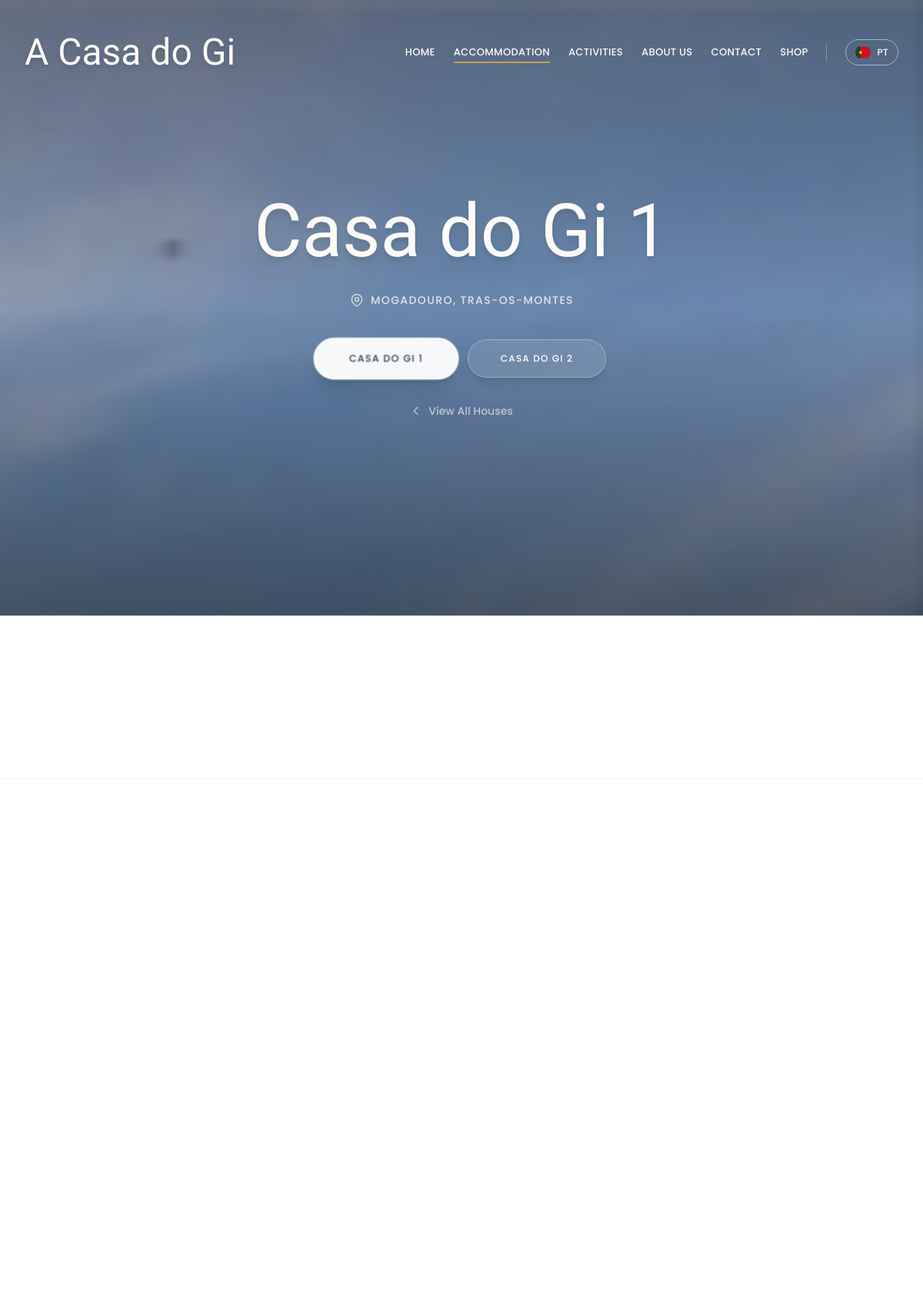
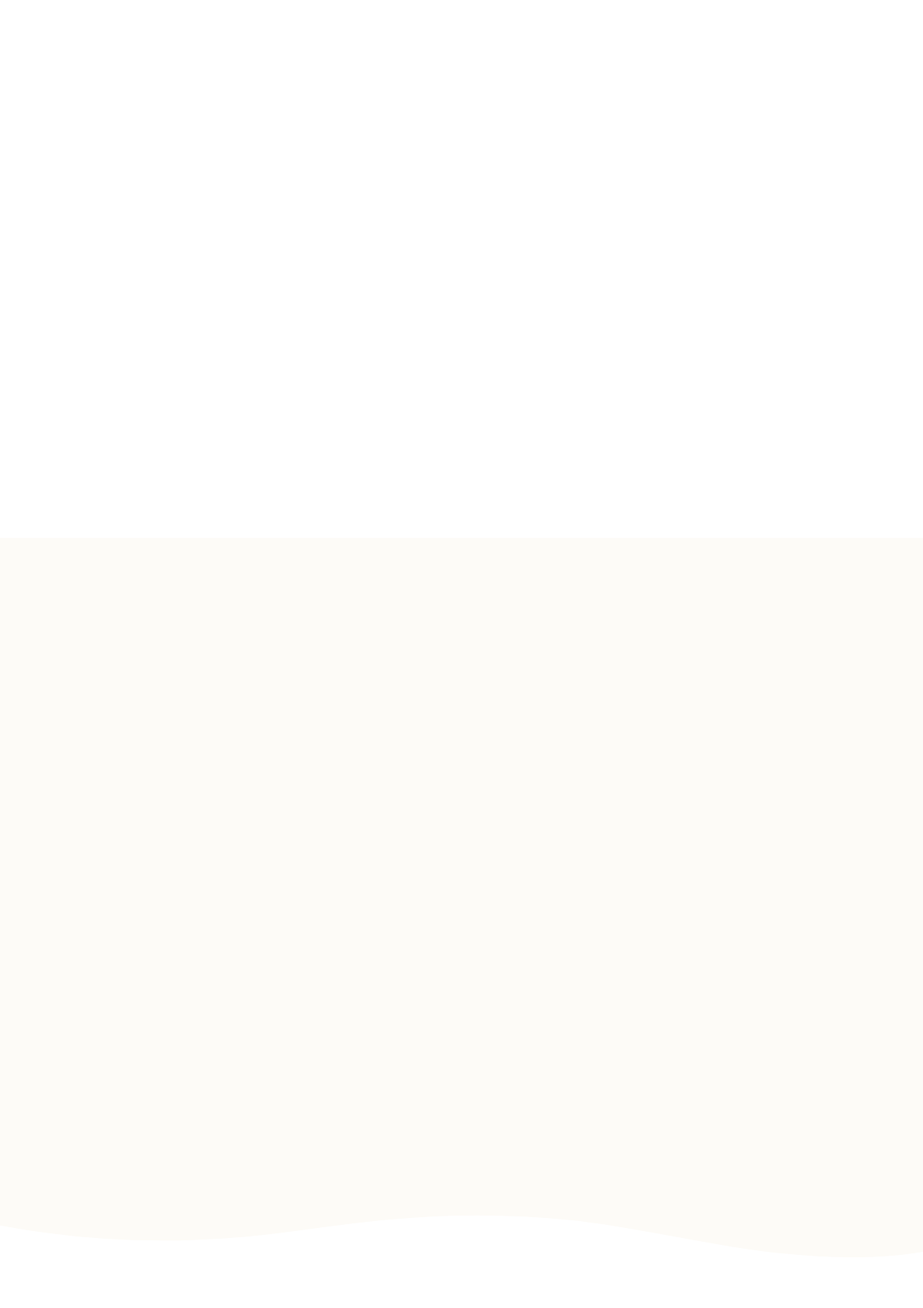
The page /en/accommodation/index.php?casa=1 (upper part) on the database its author committed (2 pictures, top to bottom).
### tables this page shows
CREATE TABLE `accommodation` (
  `id` int(10) unsigned NOT NULL AUTO_INCREMENT,
  `slug` varchar(100) NOT NULL DEFAULT 'casa-do-gi',
  `max_guests` int(10) unsigned DEFAULT 6,
  `bedrooms` int(10) unsigned DEFAULT 3,
  `bathrooms` int(10) unsigned DEFAULT 2,
  `area_sqm` decimal(6,2) DEFAULT 100.00,
  `floor_number` int(11) DEFAULT 1,
  `has_elevator` tinyint(1) DEFAULT 0,
  `check_in_time` time DEFAULT '16:00:00',
  `check_out_time` time DEFAULT '11:00:00',
  `latitude` decimal(10,8) DEFAULT NULL,
  `longitude` decimal(11,8) DEFAULT NULL,
  `license_number` varchar(50) DEFAULT '146729/AL',
  `created_at` timestamp NOT NULL DEFAULT current_timestamp(),
  `updated_at` timestamp NOT NULL DEFAULT current_timestamp() ON UPDATE current_timestamp(),
  `is_active` tinyint(1) DEFAULT 1,
  `rating` decimal(2,1) DEFAULT NULL COMMENT 'Average rating (e.g., 4.3)',
  `reviews_count` int(10) unsigned DEFAULT 0 COMMENT 'Total number of reviews',
  `city` varchar(100) DEFAULT 'Mogadouro' COMMENT 'City name',
  `region` varchar(100) DEFAULT 'Trás-os-Montes' COMMENT 'Region name',
  `country` varchar(100) DEFAULT 'Portugal' COMMENT 'Country name',
  `host_type` enum('professional','superhost','standard') DEFAULT 'standard' COMMENT 'Host type badge',
  `checkin_type` enum('self_checkin','meet_host','key_lockbox','smart_lock') DEFAULT 'self_checkin' COMMENT 'Check-in method',
  `checkin_instructions` text DEFAULT NULL COMMENT 'Check-in instructions (internal)',
  `towels_linens_included` tinyint(1) DEFAULT 1 COMMENT 'Towels and linens provided',
  `min_nights` int(10) unsigned DEFAULT 1 COMMENT 'Minimum nights stay',
  `instant_booking` tinyint(1) DEFAULT 0 COMMENT 'Instant booking available',
  `accommodation_number` int(10) unsigned DEFAULT 1 COMMENT 'Casa 1 or Casa 2',
  `guestready_url` varchar(500) DEFAULT NULL COMMENT 'GuestReady booking URL',
  `booking_url` varchar(500) DEFAULT NULL COMMENT 'Booking.com URL',
  `airbnb_url` varchar(500) DEFAULT NULL COMMENT 'Airbnb URL',
  `hero_image` varchar(500) DEFAULT NULL COMMENT 'Hero image for this accommodation',
  `cover_image` varchar(500) DEFAULT NULL COMMENT 'Cover image for selection cards on main page',
  PRIMARY KEY (`id`),
  UNIQUE KEY `unique_accommodation_number` (`accommodation_number`)
);

### en/accommodation/index.php (the view, shortened to what the rows shown need)
<?php
require_once dirname(dirname(__DIR__)) . '/includes/init.php';
$db = Database::getInstance();
$casaParam = $_GET['casa'] ?? null;
$showMainPage = ($casaParam === null);
$selectedAccommodationNumber = null;
if ($casaParam !== null) {
    $selectedAccommodationNumber = (int)$casaParam;
}
if ($selectedAccommodationNumber) {
    $accommodation = $db->fetch(
        "SELECT * FROM accommodation WHERE accommodation_number = ? AND is_active = 1",
        [$selectedAccommodationNumber]
    );
} else {
    $accommodation = $db->fetch("SELECT * FROM accommodation WHERE is_active = 1 LIMIT 1");
}
$mainPageHero = $db->fetch("SELECT * FROM page_heroes WHERE page_key = 'accommodation_main'");
$allAccommodations = $db->fetchAll("SELECT * FROM accommodation WHERE is_active = 1 ORDER BY accommodation_number");
function getAccommodationImageUrl($imagePath, $default = '') {
    return asset($imagePath);
}
include INCLUDES_PATH . '/header.php';
?>
<?php if ($showMainPage): ?>
<?php
$mainHeroMedia = $mainPageHero ? $db->fetch("SELECT * FROM media WHERE entity_type = 'hero' AND entity_id = ? AND is_cover = 1", [$mainPageHero['id']]) : null;
$mainHeroImage = $mainHeroMedia['file_path'] ?? 'images/MogadouroAlojamento.webp';
$mainHeroUrl = $mainHeroImage[0] === '/' ? basePath() . $mainHeroImage : asset($mainHeroImage);
$mainHeroOverlay = $mainPageHero['hero_overlay_opacity'] ?? 0.40;
?>
<section class="relative h-screen flex items-center bg-primary overflow-hidden">
    <div class="absolute inset-0">
        <div class="absolute inset-0 bg-cover bg-center bg-no-repeat bg-fixed"
             style="background-image: url('<?= $mainHeroUrl ?>');">
        </div>
        <div class="absolute inset-0 bg-black" style="opacity: <?= $mainHeroOverlay ?>"></div>
        <div class="absolute inset-0 bg-gradient-to-b from-transparent via-transparent to-black/40"></div>
    </div>
    <div class="relative w-full max-w-7xl mx-auto px-4 sm:px-6 lg:px-8 text-center z-10">
        <span class="inline-block text-white/80 text-lg font-medium tracking-[0.2em] uppercase mb-4 animate-on-scroll" data-animation="fade-up">
            Local Accommodation
        </span>
        <h1 class="font-cursive text-6xl md:text-7xl lg:text-8xl text-cream mb-6 drop-shadow-xl animate-on-scroll" data-animation="fade-up" data-delay="100">
            A Casa do Gi
        </h1>
        <p class="text-xl md:text-2xl text-cream/90 max-w-2xl mx-auto font-light leading-relaxed animate-on-scroll" data-animation="fade-up" data-delay="200">
            Transmontana hospitality, family moments and memories forever.
        </p>
    </div>
</section>
<section class="pt-24 pb-0 bg-white relative overflow-hidden" id="choose-casa">
    <div class="max-w-7xl mx-auto px-4 sm:px-6 lg:px-8">
        <div class="text-center mb-16 animate-on-scroll" data-animation="fade-up">
            <span class="text-accent text-sm font-bold tracking-[0.2em] uppercase mb-4 block">Two Houses, One Experience</span>
            <h2 class="font-serif text-3xl md:text-5xl text-primary mb-6">Choose Your Refuge</h2>
            <p class="text-charcoal/70 text-lg max-w-2xl mx-auto">
                Both houses offer the same comfort and Transmontana hospitality. Choose the one that best suits your needs.
            </p>
        </div>
        <div class="grid md:grid-cols-2 gap-8 lg:gap-12">
            <?php foreach ($allAccommodations as $idx => $casa):
                $coverImage = $casa['cover_image'] ?? ($casa['accommodation_number'] == 1 ? 'images/IgrejaMatriz.webp' : 'images/Castelo.webp');
                $coverUrl = getAccommodationImageUrl($coverImage, asset($casa['accommodation_number'] == 1 ? 'images/IgrejaMatriz.webp' : 'images/Castelo.webp'));
            ?>
            <a href="?casa=<?= $casa['accommodation_number'] ?>" class="group relative bg-white rounded-3xl shadow-lg hover:shadow-2xl transition-all duration-500 overflow-hidden animate-on-scroll" data-delay="<?= ($idx + 1) * 100 ?>">
                <div class="absolute inset-0 bg-cover bg-center transition-transform duration-700 group-hover:scale-110" style="background-image: url('<?= $coverUrl ?>');"></div>
                <div class="absolute inset-0 bg-gradient-to-t from-primary/90 via-primary/40 to-transparent group-hover:from-primary/95 transition-all duration-300"></div>
                <div class="relative h-[500px] flex flex-col justify-end p-8 text-white">
                    <div class="transform transition-transform duration-500 translate-y-4 group-hover:translate-y-0">
                        <span class="text-accent text-xs font-bold tracking-widest uppercase mb-3 block">Accommodation</span>
                        <h3 class="font-cursive text-5xl md:text-6xl mb-4 drop-shadow-lg">Casa do Gi <?= $casa['accommodation_number'] ?></h3>
                        <p class="text-white/80 mb-6 opacity-0 group-hover:opacity-100 transition-opacity duration-500 delay-100">
                            <?= $casa['accommodation_number'] == 1
                                ? 'Discover the comfort and Transmontana tradition in this cozy house, perfect for families and groups of friends.'
                                : 'A unique space with views of the Transmontana landscapes, ideal for moments of rest and connection with nature.' ?>
                        </p>
                        <div class="flex items-center gap-6 text-sm text-white/70 mb-6">
                            <span class="flex items-center gap-2">
                                <svg class="w-5 h-5" fill="none" stroke="currentColor" viewBox="0 0 24 24"><path stroke-linecap="round" stroke-linejoin="round" stroke-width="1.5" d="M17 20h5v-2a3 3 0 00-5.356-1.857M17 20H7m10 0v-2c0-.656-.126-1.283-.356-1.857M7 20H2v-2a3 3 0 015.356-1.857M7 20v-2c0-.656.126-1.283.356-1.857m0 0a5.002 5.002 0 019.288 0M15 7a3 3 0 11-6 0 3 3 0 016 0z"/></svg>
                                <?= $casa['max_guests'] ?? 6 ?> Guests
                            </span>
                            <span class="flex items-center gap-2">
                                <svg class="w-5 h-5" fill="none" stroke="currentColor" viewBox="0 0 24 24"><path stroke-linecap="round" stroke-linejoin="round" stroke-width="1.5" d="M3 12l2-2m0 0l7-7 7 7M5 10v10a1 1 0 001 1h3m10-11l2 2m-2-2v10a1 1 0 01-1 1h-3m-6 0a1 1 0 001-1v-4a1 1 0 011-1h2a1 1 0 011 1v4a1 1 0 001 1m-6 0h6"/></svg>
                                <?= $casa['bedrooms'] ?? 3 ?> Bedrooms
                            </span>
                        </div>
                        <span class="inline-flex items-center text-sm font-bold uppercase tracking-widest text-accent group-hover:text-white transition-colors">
                            View Details
                            <svg class="w-5 h-5 ml-2 group-hover:translate-x-2 transition-transform" fill="none" stroke="currentColor" viewBox="0 0 24 24"><path stroke-linecap="round" stroke-linejoin="round" stroke-width="2" d="M17 8l4 4m0 0l-4 4m4-4H3"/></svg>
                        </span>
                    </div>
                </div>
            </a>
            <?php endforeach; ?>
        </div>
        <div class="mt-20 mb-16 text-center animate-on-scroll" data-animation="fade-up" data-delay="300">
            <h3 class="font-serif text-2xl text-primary mb-8">What Both Houses Offer</h3>
            <div class="grid grid-cols-2 md:grid-cols-4 gap-6">
                <div class="flex flex-col items-center gap-3 p-4">
                    <div class="w-14 h-14 rounded-full bg-cream-100 flex items-center justify-center text-secondary">
                        <svg class="w-7 h-7" fill="none" stroke="currentColor" viewBox="0 0 24 24"><path stroke-linecap="round" stroke-linejoin="round" stroke-width="1.5" d="M8.111 16.404a5.5 5.5 0 017.778 0M12 20h.01m-7.08-7.071c3.904-3.905 10.236-3.905 14.141 0M1.394 9.393c5.857-5.857 15.355-5.857 21.213 0"/></svg>
                    </div>
                    <span class="text-sm font-medium text-charcoal">Free Wi-Fi</span>
                </div>
                <div class="flex flex-col items-center gap-3 p-4">
                    <div class="w-14 h-14 rounded-full bg-cream-100 flex items-center justify-center text-secondary">
                        <svg class="w-7 h-7" fill="none" stroke="currentColor" viewBox="0 0 24 24"><path stroke-linecap="round" stroke-linejoin="round" stroke-width="1.5" d="M15 7a2 2 0 012 2m4 0a6 6 0 01-7.743 5.743L11 17H9v2H7v2H4a1 1 0 01-1-1v-2.586a1 1 0 01.293-.707l5.964-5.964A6 6 0 1121 9z"/></svg>
                    </div>
                    <span class="text-sm font-medium text-charcoal">Self Check-in</span>
                </div>
                <div class="flex flex-col items-center gap-3 p-4">
                    <div class="w-14 h-14 rounded-full bg-cream-100 flex items-center justify-center text-secondary">
                        <svg class="w-7 h-7" fill="none" stroke="currentColor" viewBox="0 0 24 24"><path stroke-linecap="round" stroke-linejoin="round" stroke-width="1.5" d="M5 3v4M3 5h4M6 17v4m-2-2h4m5-16l2.286 6.857L21 12l-5.714 2.143L13 21l-2.286-6.857L5 12l5.714-2.143L13 3z"/></svg>
                    </div>
                    <span class="text-sm font-medium text-charcoal">Bed Linen</span>
                </div>
                <div class="flex flex-col items-center gap-3 p-4">
                    <div class="w-14 h-14 rounded-full bg-cream-100 flex items-center justify-center text-secondary">
                        <svg class="w-7 h-7" fill="none" stroke="currentColor" viewBox="0 0 24 24"><path stroke-linecap="round" stroke-linejoin="round" stroke-width="1.5" d="M17.657 16.657L13.414 20.9a1.998 1.998 0 01-2.827 0l-4.244-4.243a8 8 0 1111.314 0z"/><path stroke-linecap="round" stroke-linejoin="round" stroke-width="1.5" d="M15 11a3 3 0 11-6 0 3 3 0 016 0z"/></svg>
                    </div>
                    <span class="text-sm font-medium text-charcoal">Central Location</span>
                </div>
            </div>
        </div>
    </div>
</section>
<?php else: ?>
<?php
$casaHeroImage = $accommodation['hero_image'] ?? 'images/MogadouroAlojamento.webp';
$casaHeroUrl = getAccommodationImageUrl($casaHeroImage, asset('images/MogadouroAlojamento.webp'));
?>
<section class="relative h-screen flex items-center bg-primary overflow-hidden">
    <div class="absolute inset-0">
        <div class="absolute inset-0 bg-cover bg-center bg-no-repeat bg-fixed"
             style="background-image: url('<?= $casaHeroUrl ?>');">
        </div>
        <div class="absolute inset-0 bg-gradient-to-b from-black/50 via-black/30 to-black/60"></div>
    </div>
    <div class="relative w-full max-w-7xl mx-auto px-4 sm:px-6 lg:px-8 text-center z-10">
        <h1 class="font-cursive text-6xl md:text-7xl lg:text-8xl text-cream mb-8 drop-shadow-lg animate-on-scroll" data-animation="fade-up" data-delay="100">
            Casa do Gi <?= $selectedAccommodationNumber ?>
        </h1>
        <div class="flex items-center justify-center gap-2 text-cream/80 animate-on-scroll" data-animation="fade-up" data-delay="300">
            <span class="tracking-widest uppercase text-sm font-medium"><?= e($accommodation['city'] ?? 'Mogadouro') ?>, <?= e($accommodation['region'] ?? 'Trás-os-Montes') ?></span>
        </div>
        <div class="flex flex-col md:flex-row items-center justify-center gap-4 mt-10 animate-on-scroll" data-animation="fade-up" data-delay="400">
            <a href="?casa=1"
               class="inline-flex items-center justify-center px-10 py-4 backdrop-blur-md <?= $selectedAccommodationNumber === 1 ? 'bg-white/95 text-charcoal border-2 border-white shadow-xl scale-105' : 'bg-white/10 text-white border border-white/30 hover:bg-white/20 hover:border-white/50 hover:scale-105' ?> font-medium tracking-widest uppercase text-xs rounded-full transition-all duration-300 shadow-lg hover:shadow-2xl cursor-pointer min-w-[180px]">
                Casa do Gi 1
            </a>
            <a href="?casa=2"
               class="inline-flex items-center justify-center px-10 py-4 backdrop-blur-md <?= $selectedAccommodationNumber === 2 ? 'bg-white/95 text-charcoal border-2 border-white shadow-xl scale-105' : 'bg-white/10 text-white border border-white/30 hover:bg-white/20 hover:border-white/50 hover:scale-105' ?> font-medium tracking-widest uppercase text-xs rounded-full transition-all duration-300 shadow-lg hover:shadow-2xl cursor-pointer min-w-[180px]">
                Casa do Gi 2
            </a>
        </div>
        <div class="mt-8 animate-on-scroll" data-animation="fade-up" data-delay="500">
            <a href="<?= $base ?>/en/accommodation/" class="inline-flex items-center gap-2 text-white/60 hover:text-white transition-colors group">
                <svg class="w-4 h-4 group-hover:-translate-x-1 transition-transform" fill="none" stroke="currentColor" viewBox="0 0 24 24"><path stroke-linecap="round" stroke-linejoin="round" stroke-width="2" d="M15 19l-7-7 7-7"/></svg>
                <span class="text-sm font-medium">View All Houses</span>
            </a>
        </div>
    </div>
</section>
<section class="bg-white py-12 border-b border-cream-100">
    <div class="px-4">
        <div class="max-w-4xl mx-auto">
    </div>
</section>
<section class="py-20 lg:py-28 bg-white overflow-hidden">
    <div class="max-w-7xl mx-auto px-4 sm:px-6 lg:px-8">
        <div class="grid lg:grid-cols-12 gap-12 lg:gap-20">
            <div class="lg:col-span-8 space-y-16">
            </div>
            <div class="lg:col-span-4 space-y-6">
            </div>
        </div>
    </div>
</section>
<section class="py-16 pt-24 bg-cream-50 overflow-hidden" id="gallery-section">
    <div class="max-w-7xl mx-auto px-4 sm:px-6 lg:px-8">
    </div>
</section>
<section class="relative py-20 bg-white overflow-hidden">
    <div class="absolute top-0 left-0 w-full overflow-hidden leading-[0]">
    </div>
    <div class="max-w-7xl mx-auto px-4 sm:px-6 lg:px-8">
        <div class="grid lg:grid-cols-2 gap-16 items-start">
        </div>
    </div>
</section>
<link rel="stylesheet" href="<?= asset('vendor/leaflet/leaflet.css') ?>"/>
<?php endif; ?>
<?php include INCLUDES_PATH . '/footer.php'; ?>

### rows shown on the page
accommodation: hero_image (picture), city "MOGADOURO", region "TRAS-OS-MONTES"

### other values the page prints
$item['label'] "HOME"
$item['label'] "ACCOMMODATION"
$item['label'] "ACTIVITIES"
$item['label'] "ABOUT US"
$item['label'] "CONTACT"
$item['label'] "SHOP"
$selectedAccommodationNumber "1"
